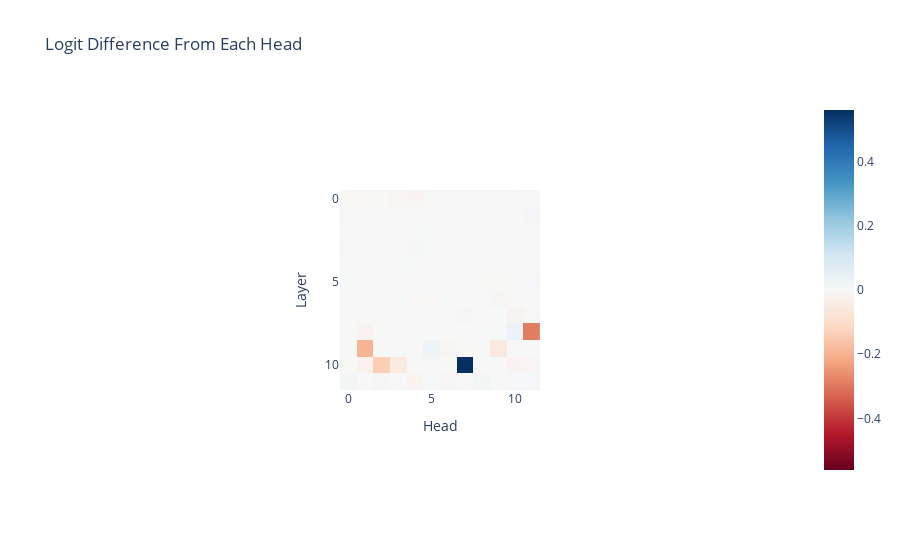

The notebook cell this image was saved under:
### Markdown cell above
We can further break down the output of each attention layer into the sum of the outputs of each attention head. Each attention layer consists of 12 heads, which each act independently and additively.

<details> <summary>Decomposing attention output into sums of heads</summary> 
The standard way to compute the output of an attention layer is by concatenating the mixed values of each head, and multiplying by a big output weight matrix. But as described in [A Mathematical Framework](https://transformer-circuits.pub/2021/framework/index.html) this is equivalent to splitting the output weight matrix into a per-head output (here `model.blocks[k].attn.W_O`) and adding them up (including an overall bias term for the entire layer)
</details>

We see that only a few heads really matter - heads L9H6 and L9H9 contribute a lot positively (explaining why attention layer 9 is so important), while heads L10H7 and L11H10 contribute a lot negatively (explaining why attention layer 10 and layer 11 are actively harmful). These correspond to (some of) the name movers and negative name movers discussed in the paper. There are also several heads that matter positively or negatively but less strongly (other name movers and backu name movers)

There are a few meta observations worth making here - our model has 144 heads, yet we could localise this behaviour to a handful of specific heads, using straightforward, general techniques. This supports the claim in [A Mathematical Framework](https://transformer-circuits.pub/2021/framework/index.html) that attention heads are the right level of abstraction to understand attention. It also really surprising that there are *negative* heads - eg L10H7 makes the incorrect logit 7x *more* likely. I'm not sure what's going on there, though the paper discusses some possibilities.

### Code cell
per_head_residual, labels = cache.stack_head_results(layer=-1, pos_slice=-1, return_labels=True)
per_head_logit_diffs = residual_stack_to_logit_diff(per_head_residual, cache)
per_head_logit_diffs = einops.rearrange(per_head_logit_diffs, "(layer head_index) -> layer head_index", layer=model.cfg.n_layers, head_index=model.cfg.n_heads)
imshow(per_head_logit_diffs, labels={"x":"Head", "y":"Layer"}, title="Logit Difference From Each Head")

### Figure 1 — Plotly figure (JSON) as saved in the notebook; plotly's stock layout.template omitted (floating-point values rounded to 4 significant figures; data arrays with more than 128 entries replaced by an {"elided": "..."} marker saying what was removed)
{"data": [{"coloraxis": "coloraxis", "hovertemplate": "Head: %{x}<br>Layer: %{y}<br>color: %{z}<extra></extra>", "name": "0", "type": "heatmap", "xaxis": "x", "yaxis": "y", "z": {"elided": "12x12 float values"}}], "layout": {"autosize": true, "coloraxis": {"cmid": 0, "colorscale": [[0, "rgb(103,0,31)"], [0.1, "rgb(178,24,43)"], [0.2, "rgb(214,96,77)"], [0.3, "rgb(244,165,130)"], [0.4, "rgb(253,219,199)"], [0.5, "rgb(247,247,247)"], [0.6, "rgb(209,229,240)"], [0.7, "rgb(146,197,222)"], [0.8, "rgb(67,147,195)"], [0.9, "rgb(33,102,172)"], [1, "rgb(5,48,97)"]]}, "title": {"text": "Logit Difference From Each Head"}, "xaxis": {"anchor": "y", "autorange": true, "constrain": "domain", "domain": [0.3613, 0.6387], "range": [-0.5, 11.5], "scaleanchor": "y", "title": {"text": "Head"}}, "yaxis": {"anchor": "x", "autorange": true, "constrain": "domain", "domain": [0, 1], "range": [11.5, -0.5], "title": {"text": "Layer"}}}}
